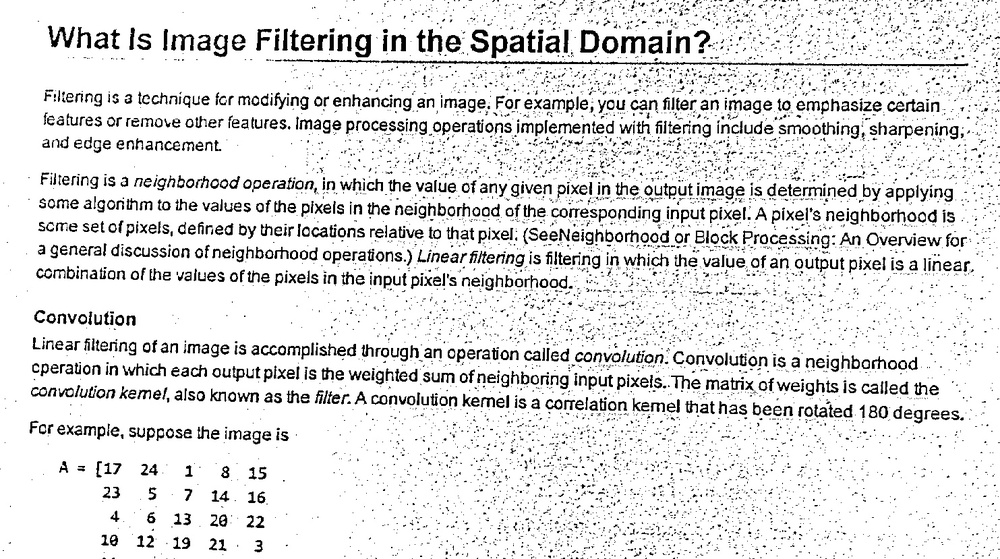
#> input picture Contrast Streching/resThresholding.jpg, 1000 x 559 px, shrunk from 1483 x 829 before the run
$ python contrast1.py
#> lines starting #> are read from the running program, lines starting #| are printed output that depends on the picture
import cv2
import numpy as np
from matplotlib import pyplot as plt
import math
b=255
a=0
def contrast(name):
#> called with name = 'resThresholding.jpg'
    fig,axs=plt.subplots(1,4)
    img1=cv2.imread(name, cv2.IMREAD_GRAYSCALE)
#> img1 is the input picture: shape (559, 1000); min 0, max 255, mean 226.2
    axs[0].imshow(cv2.cvtColor(img1,cv2.COLOR_BGR2RGB))
    hist=cv2.calcHist([img1], [0], None, [256], [0, 256])
#> hist = 256 values, max 260778 at index 255, min 225 at index 64, mean 2183.6
    axs[1].plot(hist)
    height, width=img1.shape
#> height = 559; width = 1000
    l=[]
    for i in range(height):
        for j in range(width):
            l.append(img1[i][j])
#> after the loop, l = 559000 items
    l.sort()
    for i in range(height):
        for j in range(width):
            img1[i][j]=(img1[i][j]-l[0])*((b-a)/(l[len(l)-1]-l[0]))+a

    hist1=cv2.calcHist([img1], [0], None, [256], [0, 256])
#> hist1 has the same summary as hist
    axs[2].imshow(cv2.cvtColor(img1,cv2.COLOR_BGR2RGB))
    axs[3].plot(hist1)
    cv2.imwrite("r.jpg",img1)

contrast("resThresholding.jpg")

plt.xlabel('intensidad de iluminacion')
plt.ylabel('cantidad de pixeles')

plt.show()
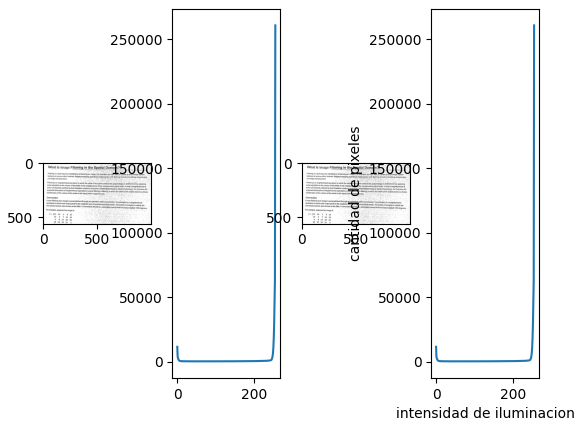
#> figure drawn by matplotlib, 4 panels; panel 2: curve peaks at x = 255, y = 260778; panel 4: curve peaks at x = 255, y = 260778
